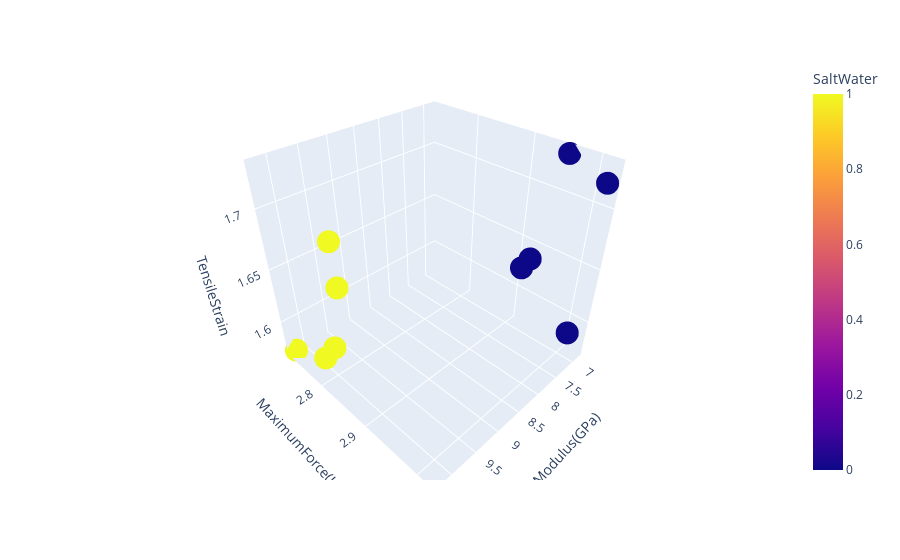

The cell this chart's notebook holds for it:
### Code cell
fig = px.scatter_3d(df, x='Modulus(GPa)', y='MaximumForce(KN)', z='TensileStrain', color='SaltWater')
fig.show()

### Figure 1 — Plotly figure (JSON) as saved in the notebook; plotly's stock layout.template omitted (floating-point values rounded to 4 significant figures)
{"data": [{"hovertemplate": "Modulus(GPa)=%{x}<br>MaximumForce(KN)=%{y}<br>TensileStrain=%{z}<br>SaltWater=%{marker.color}<extra></extra>", "legendgroup": "", "marker": {"color": [0, 0, 0, 0, 0, 1, 1, 1, 1, 1], "coloraxis": "coloraxis", "symbol": "circle"}, "mode": "markers", "name": "", "scene": "scene", "showlegend": false, "type": "scatter3d", "x": [7.205, 6.975, 6.842, 7.026, 6.906, 10.22, 10.06, 9.564, 10.18, 10.01], "y": [3.02, 2.93, 2.96, 2.92, 3.02, 2.72, 2.81, 2.76, 2.8, 2.83], "z": [1.6, 1.64, 1.73, 1.63, 1.72, 1.57, 1.6, 1.67, 1.59, 1.66]}], "layout": {"coloraxis": {"colorbar": {"title": {"text": "SaltWater"}}, "colorscale": [[0, "#0d0887"], [0.1111, "#46039f"], [0.2222, "#7201a8"], [0.3333, "#9c179e"], [0.4444, "#bd3786"], [0.5556, "#d8576b"], [0.6667, "#ed7953"], [0.7778, "#fb9f3a"], [0.8889, "#fdca26"], [1, "#f0f921"]]}, "legend": {"tracegroupgap": 0}, "margin": {"t": 60}, "scene": {"domain": {"x": [0, 1], "y": [0, 1]}, "xaxis": {"title": {"text": "Modulus(GPa)"}}, "yaxis": {"title": {"text": "MaximumForce(KN)"}}, "zaxis": {"title": {"text": "TensileStrain"}}}}}
